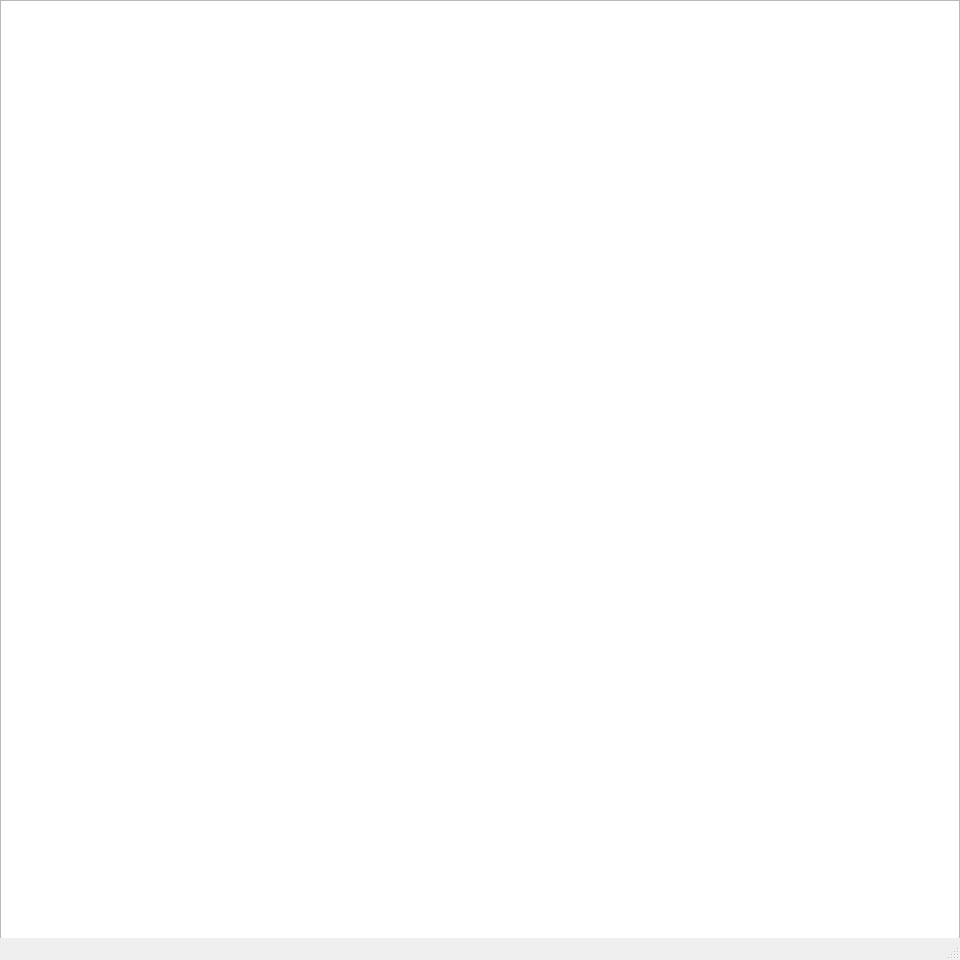
<?xml version="1.0" encoding="UTF-8"?>
<ui version="4.0">
 <class>MainWindow</class>
 <widget class="QMainWindow" name="MainWindow">
  <property name="geometry">
   <rect>
    <x>0</x>
    <y>0</y>
    <width>960</width>
    <height>960</height>
   </rect>
  </property>
  <property name="windowTitle">
   <string>MainWindow</string>
  </property>
  <widget class="QWidget" name="centralwidget">
   <widget class="QGraphicsView" name="graphicsView">
    <property name="geometry">
     <rect>
      <x>0</x>
      <y>0</y>
      <width>960</width>
      <height>960</height>
     </rect>
    </property>
   </widget>
  </widget>
  <widget class="QMenuBar" name="menubar">
   <property name="geometry">
    <rect>
     <x>0</x>
     <y>0</y>
     <width>960</width>
     <height>20</height>
    </rect>
   </property>
  </widget>
  <widget class="QStatusBar" name="statusbar"/>
 </widget>
 <resources/>
 <connections/>
</ui>
